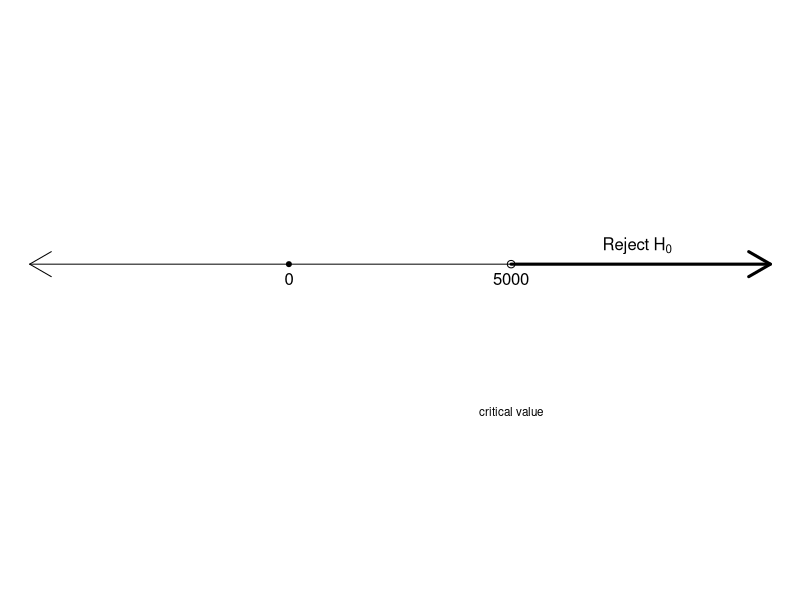
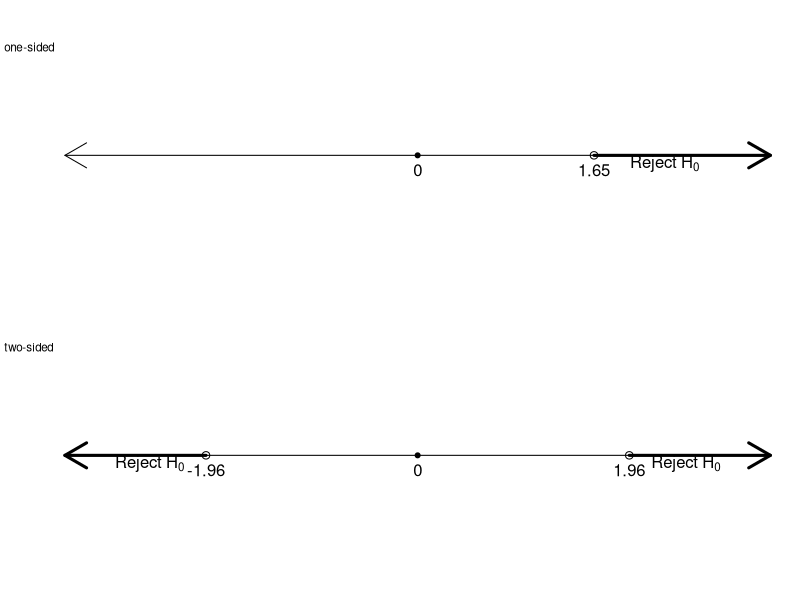
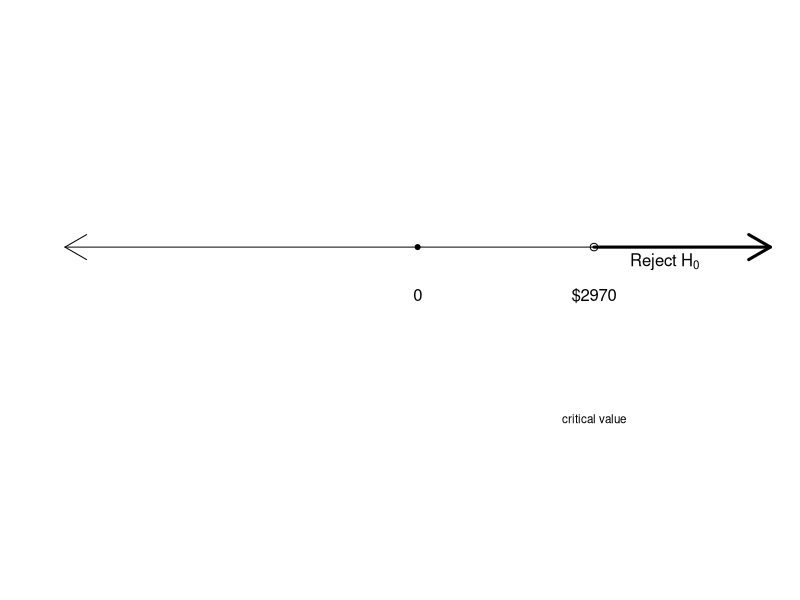
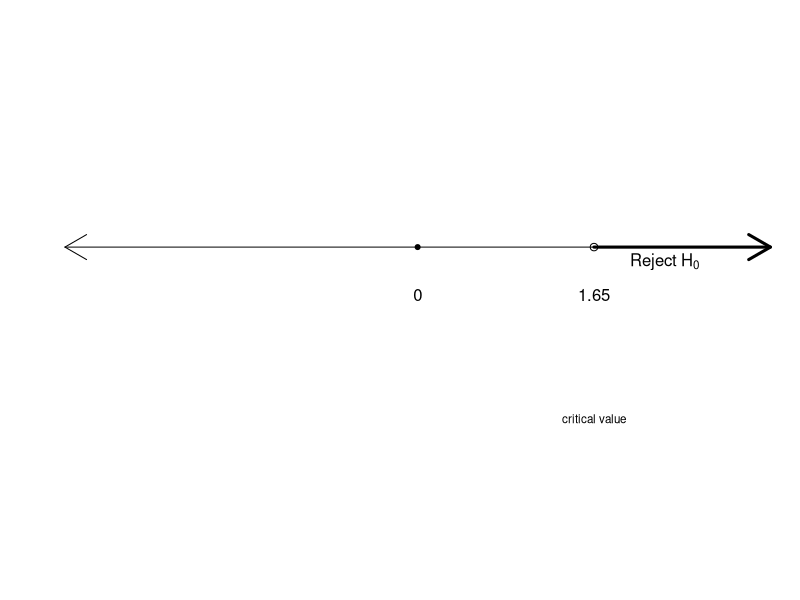

R code for these plots, in order:

#===> rejectionRegion <===#

par(mar=rep(0,4))
plot(0:1, c(0.15, 0.77), type='n', axes=FALSE)
arrows(0, 0.5, 1, 0.5, code=3)
points(0.35, 0.5, pch=20)
text(0.35, 0.5, 0, pos=1)
points(0.65, 0.5)
text(0.65, 0.5, 5000, pos=1)
text(0.65, 0.35, 'critical value', pos=1, cex=0.7)
arrows(0.65, 0.5, 1, 0.5, lwd=3)
text(0.82, 0.5, expression('Reject'~H[0]), pos=3)
#text(0.5, 0.05, 'd')


#===> rejectionRegionAp <===#

par(mar=rep(0,4), mfrow=c(2,1))

plot(c(-0.05,1), c(0.25, 0.77), type='n', axes=FALSE)
arrows(0, 0.5, 1, 0.5, code=3)
points(0.5, 0.5, pch=20)
text(0.5, 0.5, '0', pos=1)
points(0.75, 0.5)
text(0.75, 0.5, 1.65, pos=1)
#text(0.75, 0.35, 'critical value', pos=1, cex=0.7)
arrows(0.75, 0.5, 1, 0.5, lwd=3)
text(0.85, 0.45, expression('Reject'~H[0]), pos=3)
text(-0.1, 0.7, 'one-sided', pos=4, cex=0.7)

plot(c(-0.05,1), c(0.25, 0.77), type='n', axes=FALSE)
arrows(0, 0.5, 1, 0.5, code=3)
points(0.5, 0.5, pch=20)
text(0.5, 0.5, '0', pos=1)
points(0.8, 0.5)
text(0.8, 0.5, 1.96, pos=1)
arrows(0.8, 0.5, 1, 0.5, lwd=3)
text(0.88, 0.45, expression('Reject'~H[0]), pos=3)
points(0.2, 0.5)
text(0.2, 0.5, -1.96, pos=1)
arrows(0.2, 0.5, 0, 0.5, lwd=3)
text(0.12, 0.45, expression('Reject'~H[0]), pos=3)
text(-0.1, 0.7, 'two-sided', pos=4, cex=0.7)

#===> rejectAbove2970 <===#

par(mar=rep(0,4), mfrow=c(1,1))
plot(c(-0.05,1), c(0.25, 0.67), type='n', axes=FALSE)
arrows(0, 0.5, 1, 0.5, code=3)
points(0.5, 0.5, pch=20)
text(0.5, 0.475, '0', pos=1)
points(0.75, 0.5)
text(0.75, 0.475, '$2970', pos=1)
text(0.75, 0.38, 'critical value', pos=1, cex=0.7)
arrows(0.75, 0.5, 1, 0.5, lwd=3)
text(0.85, 0.475, expression('Reject'~H[0]), pos=3)

#===> rejectAbove95 <===#

par(mar=rep(0,4), mfrow=c(1,1))
plot(c(-0.05,1), c(0.25, 0.67), type='n', axes=FALSE)
arrows(0, 0.5, 1, 0.5, code=3)
points(0.5, 0.5, pch=20)
text(0.5, 0.475, '0', pos=1)
points(0.75, 0.5)
text(0.75, 0.475, '1.65', pos=1)
text(0.75, 0.38, 'critical value', pos=1, cex=0.7)
arrows(0.75, 0.5, 1, 0.5, lwd=3)
text(0.85, 0.475, expression('Reject'~H[0]), pos=3)

